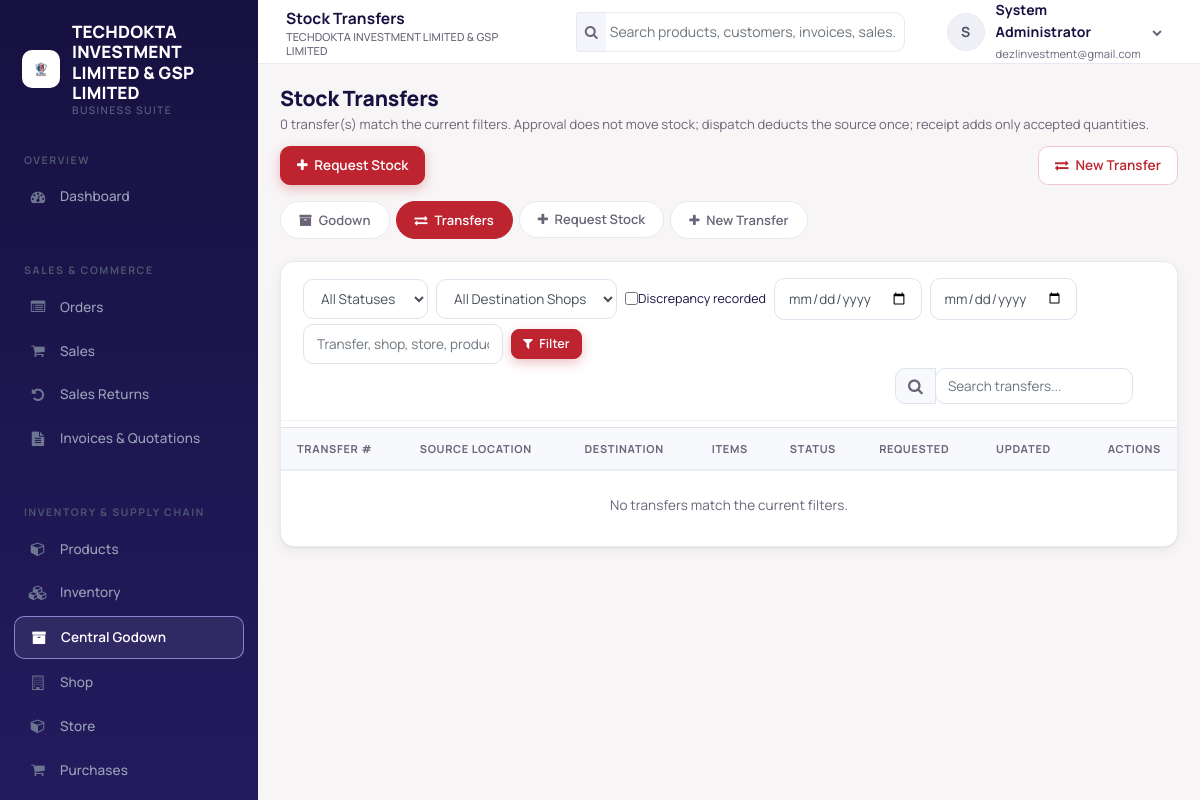
Page /godown-transfers.php (signed in) on the committed database.
### tables this page shows
CREATE TABLE `users` (
  `user_id` int(10) UNSIGNED NOT NULL,
  `tenant_id` int(10) UNSIGNED NOT NULL,
  `username` varchar(100) NOT NULL,
  `email` varchar(191) NOT NULL,
  `password_hash` varchar(255) NOT NULL,
  `first_name` varchar(100) NOT NULL,
  `last_name` varchar(100) NOT NULL,
  `phone` varchar(50) DEFAULT NULL,
  `is_active` tinyint(1) NOT NULL DEFAULT 1,
  `last_login` datetime DEFAULT NULL,
  `created_at` timestamp NOT NULL DEFAULT current_timestamp()
);

### godown-transfers.php (the view, shortened to what the rows shown need)
<?php
require_once 'header.php';
require_once 'auth_check.php';
$page_title = 'Stock Transfers';
require_once 'navbar.php';
require_once 'sidebar.php';
?>
<div class="page-head">
    <div>
        <h1 class="page-title">Stock Transfers</h1>
    </div>
</div>
<div class="card">
    <div class="card-body p-0">
        <div class="table-responsive">
            <table class="table table-hover data-table">
                <thead>
                    <tr>
                        <th>Transfer #</th><th>Source Location</th><th>Destination</th><th>Items</th>
                        <th>Status</th><th>Requested</th><th>Updated</th><th class="text-right">Actions</th>
                    </tr>
                </thead>
            </table>
        </div>
    </div>
</div>
<?php require_once 'footer.php'; ?>

### navbar.php (shortened to what the rows shown need)
<div class="app-main">
    <header class="topbar">
        <div class="topbar-title"><?php echo isset($page_title) ? e($page_title) : e(system_title()); ?><small><?php echo e(system_title()); ?></small></div>
        <div class="dropdown">
            <a href="#" class="user-menu" data-toggle="dropdown">
                <span class="avatar"><?php echo e(strtoupper(substr($current_user->first_name, 0, 1))); ?></span>
                <span class="hide-xs"><strong><?php echo e($current_user->fullName()); ?></strong><br><small class="text-muted"><?php echo e($current_user->email); ?></small></span>
                <i class="fa fa-chevron-down hide-xs" style="font-size:10px;color:var(--text-muted)"></i>
            </a>
        </div>
    </header>
    <main class="app-content">

### sidebar.php (shortened to what the rows shown need)
<aside class="sidebar" id="sidebar">
    <div class="sidebar-brand">
        <?php $sidebar_logo = system_logo_path(); ?>
        <?php if ($sidebar_logo !== ''): ?>
            <img src="<?php echo e($sidebar_logo); ?>" alt="" class="sidebar-logo">
        <?php endif; ?>
        <div class="brand-text"><?php echo e(system_title()); ?><small>Business Suite</small></div>
    </div>
</aside>

### rows in the picture
users: tenant "TECHDOKTA INVESTMENT LIMITED & GSP LIMITED", first_name "S", $current_user->fullName() "System Administrator", email "dezlinvestment@gmail.com"

### other values in the picture
$page_title "Stock Transfers"
count($transfers) "0"
